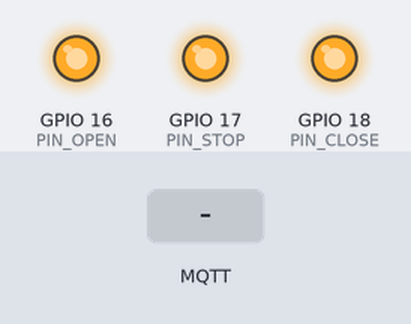
Bench run of a sketch on a simulated ESP32. Parts: output pins drawn as LEDs (lit = HIGH). The inputs (shaded band) are chosen by the test bench. WiFi joins after 1.5 s; servers stay silent unless stated; no MQTT or app messages arrive unless stated; what the sketch prints to the serial monitor is not drawn.

Above: at 2.7 s.
2.8 s: MQTT message "OPEN" arrives on the first subscribed topic
At 5.4 s:
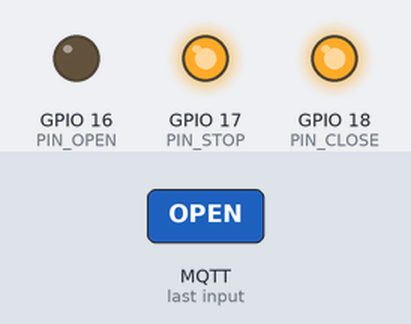
5.8 s: MQTT message "STOP" arrives on the first subscribed topic
At 6.2 s:
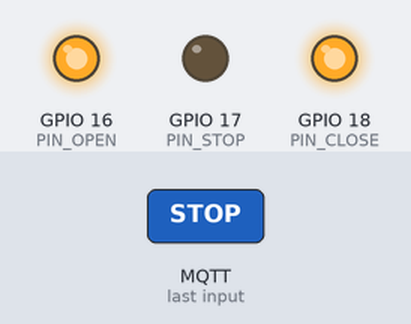
7.8 s: MQTT message "CLOSE" arrives on the first subscribed topic
At 8.2 s:
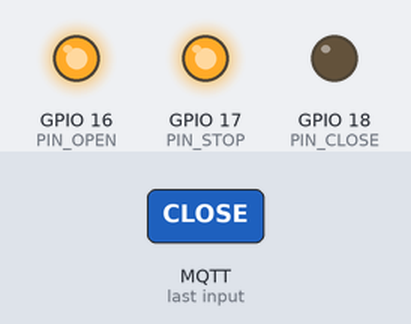
Timing chart, 0 to 10.8 s (numbered marks = the images above; inputs shaded):
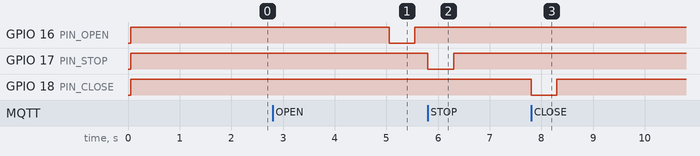

The sketch:

door_controller.ino
```cpp
// ============================================================================
// ESP32 Rolling Door Controller
// ----------------------------------------------------------------------------
// Combines Task 1 (local AP + web) and Task 7 (Wi-Fi STA + MQTTS to HiveMQ),
// plus telemetry for the developer-only "Power-Loss Troubleshooting Mode":
//
//   - Retained ONLINE on connect, retained OFFLINE as last-will (LWT).
//   - Periodic heartbeat (uptime, RSSI, free heap, millis).
//   - Boot diagnostics (reset reason, IP, firmware version, uptime).
//   - JSON command ack (cmd, result, pulse_ms, uptime).
//
// Safety:
//   - Relay pins are driven HIGH (OFF, low-trigger module) BEFORE pinMode().
//   - Only one relay is ON at any time; pulse defaults to 500 ms.
//   - The local web page is always available as a fallback when the home Wi-Fi
//     or HiveMQ Cloud is down.
//
// Wiring (see plan, "GPIO Mapping"):
//   GPIO16 -> Relay IN1 -> Mở / Lên   (OPEN)
//   GPIO17 -> Relay IN2 -> Dừng       (STOP)
//   GPIO18 -> Relay IN3 -> Đóng / Xuống (CLOSE)
//
// Required Arduino libraries:
//   - WiFi              (built into the ESP32 core)
//   - WebServer         (built into the ESP32 core)
//   - PubSubClient      by Nick O'Leary
//   - WiFiClientSecure  (built into the ESP32 core)
//   - esp_system.h      (built into the ESP32 core; for esp_reset_reason)
// ============================================================================

#include <WiFi.h>
#include <WiFiClientSecure.h>
#include <WebServer.h>
#include <PubSubClient.h>
#include <esp_system.h>

#include "secrets.h"

// ---- Firmware version -------------------------------------------------------
#define FW_VERSION "0.2.0"

// ---- Pin map ----------------------------------------------------------------
constexpr int PIN_OPEN  = 16;
constexpr int PIN_STOP  = 17;
constexpr int PIN_CLOSE = 18;
constexpr int RELAY_PINS[] = { PIN_OPEN, PIN_STOP, PIN_CLOSE };
constexpr size_t N_RELAYS = sizeof(RELAY_PINS) / sizeof(RELAY_PINS[0]);

// Low-trigger relay module: HIGH = OFF, LOW = ON.
constexpr int RELAY_OFF = HIGH;
constexpr int RELAY_ON  = LOW;

constexpr unsigned long PULSE_MS         = 500;
constexpr unsigned long WIFI_STA_TIMEOUT = 20000;
constexpr unsigned long MQTT_RETRY_MS    = 5000;
constexpr unsigned long HEARTBEAT_MS     = 12000;  // 10-15 s window per plan.

// ---- Topics -----------------------------------------------------------------
#define TOPIC_COMMAND       TOPIC_PREFIX "/command"
#define TOPIC_STATUS        TOPIC_PREFIX "/device/status"
#define TOPIC_LAST_COMMAND  TOPIC_PREFIX "/device/last-command"
#define TOPIC_HEARTBEAT     TOPIC_PREFIX "/device/heartbeat"
#define TOPIC_DIAGNOSTICS   TOPIC_PREFIX "/device/diagnostics"

// ---- Globals ----------------------------------------------------------------
WebServer        server(80);
WiFiClientSecure netClient;
PubSubClient     mqtt(netClient);
unsigned long    lastMqttAttempt   = 0;
unsigned long    lastHeartbeatMs   = 0;

// ---- Reset reason -----------------------------------------------------------
const char* resetReasonStr(esp_reset_reason_t r) {
  switch (r) {
    case ESP_RST_POWERON:   return "POWERON";
    case ESP_RST_EXT:       return "EXT";
    case ESP_RST_SW:        return "SW";
    case ESP_RST_PANIC:     return "PANIC";
    case ESP_RST_INT_WDT:   return "INT_WDT";
    case ESP_RST_TASK_WDT:  return "TASK_WDT";
    case ESP_RST_WDT:       return "WDT";
    case ESP_RST_DEEPSLEEP: return "DEEPSLEEP";
    case ESP_RST_BROWNOUT:  return "BROWNOUT";
    case ESP_RST_SDIO:      return "SDIO";
    default:                return "UNKNOWN";
  }
}

// ---- Telemetry --------------------------------------------------------------
void publishHeartbeat() {
  if (!mqtt.connected()) return;
  char buf[128];
  int n = snprintf(buf, sizeof(buf),
    "{\"uptime\":%lu,\"rssi\":%d,\"heap\":%u,\"millis\":%lu}",
    millis() / 1000UL,
    WiFi.RSSI(),
    (unsigned)ESP.getFreeHeap(),
    millis());
  if (n > 0) mqtt.publish(TOPIC_HEARTBEAT, buf, false);
}

void publishDiagnostics() {
  if (!mqtt.connected()) return;
  char buf[192];
  String ip = (WiFi.status() == WL_CONNECTED) ? WiFi.localIP().toString() : String("0.0.0.0");
  int n = snprintf(buf, sizeof(buf),
    "{\"reason\":\"%s\",\"ip\":\"%s\",\"fw\":\"%s\",\"uptime\":%lu}",
    resetReasonStr(esp_reset_reason()),
    ip.c_str(),
    FW_VERSION,
    millis() / 1000UL);
  if (n > 0) mqtt.publish(TOPIC_DIAGNOSTICS, buf, /*retained=*/true);
}

void publishAck(const char* cmd, const char* result, unsigned long pulseMs) {
  if (!mqtt.connected()) return;
  char buf[112];
  int n = snprintf(buf, sizeof(buf),
    "{\"cmd\":\"%s\",\"result\":\"%s\",\"pulse_ms\":%lu,\"uptime\":%lu}",
    cmd, result, pulseMs, millis() / 1000UL);
  if (n > 0) mqtt.publish(TOPIC_LAST_COMMAND, buf, false);
}

// ---- Relay helpers ----------------------------------------------------------
void allRelaysOff() {
  for (size_t i = 0; i < N_RELAYS; i++) {
    digitalWrite(RELAY_PINS[i], RELAY_OFF);
  }
}

void pulse(int pin) {
  // Make sure no other relay is left active before pulsing.
  allRelaysOff();
  digitalWrite(pin, RELAY_ON);
  delay(PULSE_MS);
  digitalWrite(pin, RELAY_OFF);
}

void doCommand(const char* name, int pin) {
  Serial.printf("CMD: %s\n", name);
  unsigned long t0 = millis();
  pulse(pin);
  unsigned long elapsed = millis() - t0;
  publishAck(name, "OK", elapsed);
}

void doOpen()  { doCommand("OPEN",  PIN_OPEN);  }
void doStop()  { doCommand("STOP",  PIN_STOP);  }
void doClose() { doCommand("CLOSE", PIN_CLOSE); }

// ---- Local web page (Task 1) ------------------------------------------------
const char INDEX_HTML[] PROGMEM = R"HTML(
<!doctype html>
<html lang="vi">
<head>
  <meta charset="utf-8">
  <meta name="viewport" content="width=device-width, initial-scale=1">
  <title>Cửa Cuốn (cục bộ)</title>
  <style>
    :root { color-scheme: dark; }
    html, body { margin: 0; background: #000; color: #fff;
      font-family: -apple-system, system-ui, sans-serif; }
    main { max-width: 480px; margin: 0 auto; padding: 24px; }
    h1 { font-size: 24px; margin: 0 0 8px; text-transform: uppercase; letter-spacing: 1.5px; }
    p  { color: #bbb; margin: 0 0 24px; }
    button { display: block; width: 100%; min-height: 96px;
      margin: 12px 0; border: 0; color: #000; font-size: 28px;
      font-weight: 700; text-transform: uppercase; letter-spacing: 1px;
      cursor: pointer; }
    .open  { background: #0fa336; color: #fff; }
    .stop  { background: #f4b400; min-height: 128px; font-size: 36px; }
    .close { background: #e22718; color: #fff; }
    #log { color: #7e7e7e; font-size: 13px; margin-top: 16px;
      font-family: ui-monospace, Consolas, monospace; }
  </style>
</head>
<body>
  <main>
    <h1>Cửa Cuốn — Cục bộ</h1>
    <p>Trang điều khiển dự phòng. Sử dụng khi không có Internet.</p>
    <button class="open"  onclick="send('open')">MỞ / LÊN</button>
    <button class="stop"  onclick="send('stop')">DỪNG</button>
    <button class="close" onclick="send('close')">ĐÓNG / XUỐNG</button>
    <p id="log">—</p>
  </main>
  <script>
    async function send(path) {
      const log = document.getElementById('log');
      log.textContent = path.toUpperCase() + ' …';
      try {
        const r = await fetch('/' + path, { method: 'POST' });
        log.textContent = path.toUpperCase() + ' → ' + (await r.text());
      } catch (e) {
        log.textContent = path.toUpperCase() + ' → lỗi: ' + e.message;
      }
    }
  </script>
</body>
</html>
)HTML";

void handleRoot()  { server.send_P(200, "text/html; charset=utf-8", INDEX_HTML); }
void handleOpen()  { doOpen();  server.send(200, "text/plain", "OPEN_ACK");  }
void handleStop()  { doStop();  server.send(200, "text/plain", "STOP_ACK");  }
void handleClose() { doClose(); server.send(200, "text/plain", "CLOSE_ACK"); }

// ---- Wi-Fi ------------------------------------------------------------------
void setupWifi() {
  WiFi.mode(WIFI_AP_STA);

  WiFi.softAP(AP_SSID, AP_PASSWORD);
  Serial.print("AP SSID:  "); Serial.println(AP_SSID);
  Serial.print("AP IP:    "); Serial.println(WiFi.softAPIP());

  WiFi.begin(WIFI_SSID, WIFI_PASSWORD);
  Serial.print("STA connecting");
  unsigned long t0 = millis();
  while (WiFi.status() != WL_CONNECTED && millis() - t0 < WIFI_STA_TIMEOUT) {
    delay(500);
    Serial.print('.');
  }
  if (WiFi.status() == WL_CONNECTED) {
    Serial.print("\nSTA IP:   "); Serial.println(WiFi.localIP());
  } else {
    Serial.println("\nSTA: not connected, AP-only mode for now.");
  }
}

// ---- MQTT (Task 7) ----------------------------------------------------------
void mqttCallback(char* topic, byte* payload, unsigned int length) {
  String msg;
  msg.reserve(length);
  for (unsigned int i = 0; i < length; i++) msg += (char)payload[i];
  msg.trim();

  Serial.printf("MQTT [%s]: %s\n", topic, msg.c_str());

  if      (msg == "OPEN")  doOpen();
  else if (msg == "STOP")  doStop();
  else if (msg == "CLOSE") doClose();
  else                     Serial.println("MQTT: unknown payload, ignored");
}

void mqttReconnect() {
  if (WiFi.status() != WL_CONNECTED) return;
  if (mqtt.connected()) return;
  if (millis() - lastMqttAttempt < MQTT_RETRY_MS) return;
  lastMqttAttempt = millis();

  Serial.print("MQTT connecting... ");
  String clientId = "esp32-door-" + String((uint32_t)ESP.getEfuseMac(), HEX);

  // Publish OFFLINE as the LWT so the PWA learns when we drop off.
  bool ok = mqtt.connect(
    clientId.c_str(),
    MQTT_USERNAME, MQTT_PASSWORD,
    TOPIC_STATUS, /*willQos=*/1, /*willRetain=*/true, "OFFLINE"
  );

  if (ok) {
    Serial.println("connected");
    mqtt.publish(TOPIC_STATUS, "ONLINE", /*retained=*/true);
    mqtt.subscribe(TOPIC_COMMAND, 1);
    publishDiagnostics();
    publishHeartbeat();
    lastHeartbeatMs = millis();
  } else {
    Serial.printf("failed rc=%d\n", mqtt.state());
  }
}

// ---- Setup / Loop -----------------------------------------------------------
void setup() {
  Serial.begin(115200);
  delay(50);
  Serial.printf("\nESP32 rolling-door controller v%s booting...\n", FW_VERSION);
  Serial.printf("Reset reason: %s\n", resetReasonStr(esp_reset_reason()));

  // CRITICAL: drive every relay pin HIGH (OFF) before switching to OUTPUT.
  // ESP32 pins boot as inputs with pull state undefined; setting the output
  // buffer to HIGH first avoids any LOW glitch when pinMode flips to OUTPUT.
  for (size_t i = 0; i < N_RELAYS; i++) {
    digitalWrite(RELAY_PINS[i], RELAY_OFF);
    pinMode(RELAY_PINS[i], OUTPUT);
    digitalWrite(RELAY_PINS[i], RELAY_OFF);
  }
  allRelaysOff();
  Serial.println("Relays: all OFF");

  setupWifi();

  server.on("/",      HTTP_GET,  handleRoot);
  server.on("/open",  HTTP_POST, handleOpen);
  server.on("/stop",  HTTP_POST, handleStop);
  server.on("/close", HTTP_POST, handleClose);
  server.begin();
  Serial.println("HTTP server: started on port 80");

  // For development: skip CA validation. For production, replace with
  //   netClient.setCACert(HIVEMQ_ROOT_CA);
  netClient.setInsecure();
  mqtt.setServer(MQTT_BROKER, MQTT_PORT);
  mqtt.setCallback(mqttCallback);
  mqtt.setBufferSize(512);
  mqtt.setKeepAlive(30);
}

void loop() {
  server.handleClient();
  mqttReconnect();
  mqtt.loop();

  // Heartbeat tick.
  if (mqtt.connected() && millis() - lastHeartbeatMs >= HEARTBEAT_MS) {
    publishHeartbeat();
    lastHeartbeatMs = millis();
  }
}
```

secrets.example.h
```cpp
// Copy this file to `secrets.h` in the same folder and fill in real values.
// `secrets.h` is gitignored so credentials never leave your machine.

#pragma once

// ---- Local Access Point (Task 1 fallback) -----------------------------------
// Phone connects to this Wi-Fi to reach http://192.168.4.1
#define AP_SSID      "CUA_CUON_ESP32"
#define AP_PASSWORD  "12345678"        // >= 8 chars; change before deployment

// ---- Home Wi-Fi (Task 7) ----------------------------------------------------
#define WIFI_SSID    "your-home-ssid"
#define WIFI_PASSWORD "your-home-password"

// ---- HiveMQ Cloud broker (Task 7) -------------------------------------------
// Get these from your HiveMQ Cloud cluster overview.
#define MQTT_BROKER   "xxxxxxxxxxxxxxxxxxxxxxxx.s1.eu.hivemq.cloud"
#define MQTT_PORT     8883
#define MQTT_USERNAME "your-mqtt-user"
#define MQTT_PASSWORD "your-mqtt-password"

// ---- Topic prefix -----------------------------------------------------------
// Use a hard-to-guess random prefix. Do NOT commit the real value to GitHub.
// Must match TOPIC_PREFIX in worker/wrangler.toml AND pwa/.env.local.
// The PWA no longer publishes directly to MQTT — it POSTs to the Cloudflare
// Worker which holds the broker credentials server-side.
#define TOPIC_PREFIX  "h/b7e3f1a29c4d8e05"
```

Measured:
- after the input at 2.8 s, GPIO 16 (PIN_OPEN): HIGH → LOW after 2.3 s, → HIGH 0.50 s later
- after the input at 5.8 s, GPIO 17 (PIN_STOP): HIGH → LOW at once, → HIGH 0.50 s later
- after the input at 7.8 s, GPIO 18 (PIN_CLOSE): HIGH → LOW at once, → HIGH 0.50 s later
